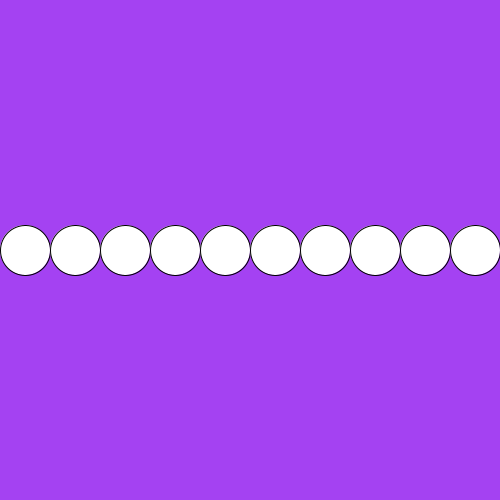
Frame 1 (no input)
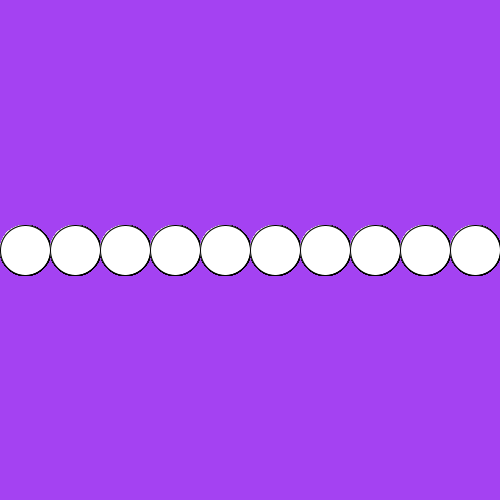
Frame 60 (the mouse pressed at the canvas centre just before this capture)
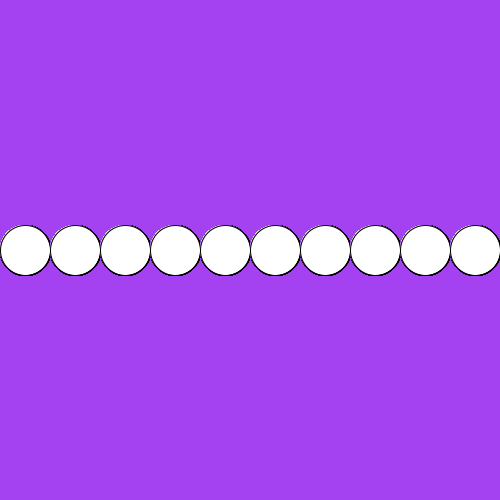
Frame 120 (the mouse held since frame 60 and released just before this capture)

The Processing sketch that drew these frames (run headless with seeded random() and noise(); from frame 60 on, the mouse is pressed at the canvas centre):

// Processing sketch: week7_midtermD
// ── week7_midtermD.pde
//this sketch should have 10 ellipses spaced evenly across the screen 
//each ellipse should change the background color when it's pressed 

//right now the ellipses are all stacked on top of each other and the last ellipse is drawn
int size = 50; 
int xPos[] = new int[10]; 
//removed color array

void setup(){
  size(500, 500); 
  background(color(random(0,255), random(0, 255), random(0, 255))); //random background color (no variable)
  for(int i = 0; i<10; i++){
    xPos[i] = size*i+size/2; //adjusted position
  } 
}

void draw(){
  for(int i = 0; i<10; i++){ //took background out of loop
    ellipse(xPos[i], height/2, size, size); 
  }
}

void mousePressed(){
  for(int i = 0; i<10; i++){
    if(dist(mouseX, mouseY, xPos[i], height/2) < size/2){
     background(color(random(0,255), random(0, 255), random(0, 255))); //random background color (no variable)
    }
  }
}
